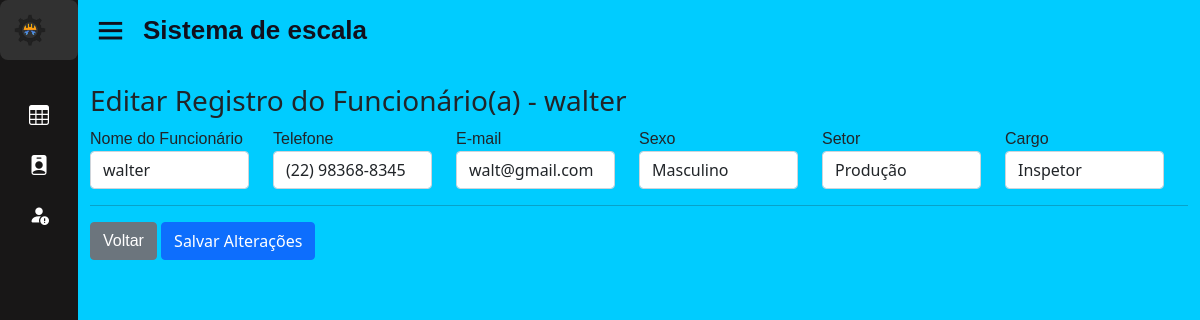
The page /home.php?page=fedita_func&id_func=42 (signed in) on the database as committed earlier.
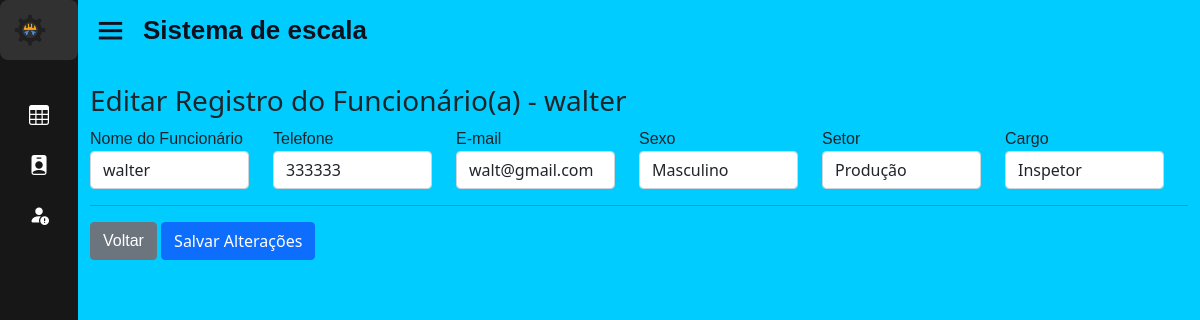
The same page on the database as committed later.
### tables this page shows
CREATE TABLE IF NOT EXISTS `funcionario` (
  `id_func` int(11) NOT NULL AUTO_INCREMENT,
  `nome_func` varchar(50) NOT NULL,
  `cargo_func` varchar(50) DEFAULT NULL,
  `turno` varchar(50) DEFAULT NULL,
  `telefone_func` varchar(50) NOT NULL,
  `sexo_func` varchar(50) NOT NULL,
  `email_func` varchar(50) NOT NULL,
  `id_st` int(11) DEFAULT NULL,
  PRIMARY KEY (`id_func`) USING BTREE,
  KEY `FK_funcionario_setor` (`id_st`),
  CONSTRAINT `FK_funcionario_setor` FOREIGN KEY (`id_st`) REFERENCES `setor` (`id_st`) ON DELETE CASCADE ON UPDATE CASCADE
);

CREATE TABLE IF NOT EXISTS `setor` (
  `id_st` int(11) NOT NULL AUTO_INCREMENT,
  `nome_st` varchar(50) DEFAULT NULL,
  PRIMARY KEY (`id_st`)
);

### sis/funcionario/fedita_func.php (the view, shortened to what this page needs)
<?php
$id = (int) $_GET['id_func'];
$sql = mysqli_query($con, "SELECT * FROM funcionario, endereco, setor WHERE funcionario.id_func = $id AND $id = endereco.id_func;");
$row = mysqli_fetch_array($sql);
$isReadonly = ($_SESSION['UsuarioNivel'] == 2) ? 'readonly' : '';
?>
<div id="main" class="container-fluid">
	<br>
	<h3 class="page-header">Editar Registro do Funcionário(a) - <?php echo $row["nome_func"]; ?></h3>
	<form action="?page=atualiza_func&id_func=<?php echo $row['id_func']; ?>" method="post">
		<div class="row">
			<div class="form-group col-md-2">
				<label for="nome_func">Nome do Funcionário</label>
				<input type="text" class="form-control" name="nome_func" <?php echo $isReadonly; ?> value="<?php echo $row["nome_func"]; ?>">
			</div>
			<div class="form-group col-md-2">
				<label for="telefone_func">Telefone</label>
				<input type="tel" class="form-control" name="telefone_func" <?php echo $isReadonly; ?> value="<?php echo $row["telefone_func"]; ?>">
			</div>
			<div class="form-group col-md-2">
				<label for="email_func">E-mail</label>
				<input type="email" class="form-control" name="email_func" <?php echo $isReadonly; ?> value="<?php echo $row["email_func"]; ?>">
			</div>
			<div class="form-group col-md-2">
				<label for="sexo_func">Sexo</label>
				<select class="form-control" name="sexo_func" <?php echo $isReadonly ? 'disabled' : ''; ?>>
					<?php
					if ($row["sexo_func"] == "M") {
						echo '<option selected="selected" value="M">Masculino</option><option value="F">Feminino</option>';
					} else {
						echo '<option value="M">Masculino</option><option selected="selected" value="F">Feminino</option>';
					}
					?>
				</select>
			</div>
			<div class="form-group col-md-2">
				<label for="nome_st">Setor</label>
				<input type="text" class="form-control" name="nome_st" <?php echo $isReadonly; ?> value="<?php echo $row["nome_st"]; ?>">
			</div>
			<div class="form-group col-md-2">
				<label for="cargo_func">Cargo</label>
				<select class="form-control" name="cargo_func">
					<?php
					switch($row["cargo_func"]) {
						case "INSP":
							echo '<option value="">---------</option><option value="OP">Operador</option><option value="TC">Tecnico</option><option value="AX">Auxiliar</option><option selected="selected" value="INSP">Inspetor</option>';
							break;
					}
					?>
				</select>
			</div>
		</div>
		<hr />
		<div id="actions" class="row">
			<div class="col-md-12">
				<a href="?page=lista_func" class="btn btn-secondary">Voltar</a>
				<button type="submit" class="btn btn-primary">Salvar Alterações</button>
			</div>
		</div>
	</form>
</div>

Rows that differ between the two databases and show on the page:
changed funcionario "walter": telefone_func "(22) 98368-8345" → "333333"
